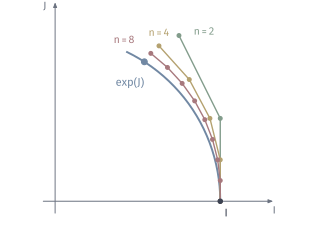

The Python source for this figure:
"""Euler polygons (I+J/n)^n for theta=1 approaching exp(J) on the circle."""
from pathlib import Path
import sys
ROOT = next(p for p in Path(__file__).resolve().parents if (p/"build.sh").is_file() and (p/"tex/book.tex").is_file())
sys.path.insert(0, str(ROOT/"figures/04-spaces-measures-and-geometry/04-manifolds/matplotlib/mfd-common"))
from mfd3d import *

W, H = 80, 62
fig, ax = canvas(W, H)
ox, oy, s = 14, 11, 42
t = np.linspace(0, 1.12, 200)
ax.plot(ox+s*np.cos(t), oy+s*np.sin(t), color=BLUE, lw=1.4, zorder=3)
arrow(ax, (ox-3, oy), (ox+s*1.32, oy), color=MUTED, lw=.7, scale=5)
arrow(ax, (ox, oy-3), (ox, oy+s*1.2), color=MUTED, lw=.7, scale=5)
label(ax, (ox+s*1.33, oy-2.6), '$I$', 7.5, MUTED); label(ax, (ox-2.5, oy+s*1.17), '$J$', 7.5, MUTED)
COL = {2: GREEN, 4: YELLOW, 8: RED}
for n, c in COL.items():
    z = (1+1j/n)**np.arange(n+1)
    ax.plot(ox+s*z.real, oy+s*z.imag, color=c, lw=1.0, marker='o', ms=2.6, zorder=4)
    end = z[-1]
    off = {2: (6.4, 1.0), 4: (0, 3.3), 8: (-6.8, 3.4)}[n]
    label(ax, (ox+s*end.real+off[0], oy+s*end.imag+off[1]), f'$n={n}$', 7.5, c, halo=True)
E = (ox+s*np.cos(1), oy+s*np.sin(1))
dot(ax, E, BLUE, size=2.0, zorder=8)
label(ax, (E[0]-3.6, E[1]-5.2), r'$\exp(J)$', color=BLUE, halo=True)
dot(ax, (ox+s, oy), INK, zorder=8); label(ax, (ox+s+1.6, oy-3.0), '$I$', halo=True)
save(fig, Path(__file__).resolve().parent, 'figure', {'formula': '(1+i/n)^k, k=0..n, n=2,4,8; arc cos t + i sin t; exp(J)=cos 1 I + sin 1 J'})
